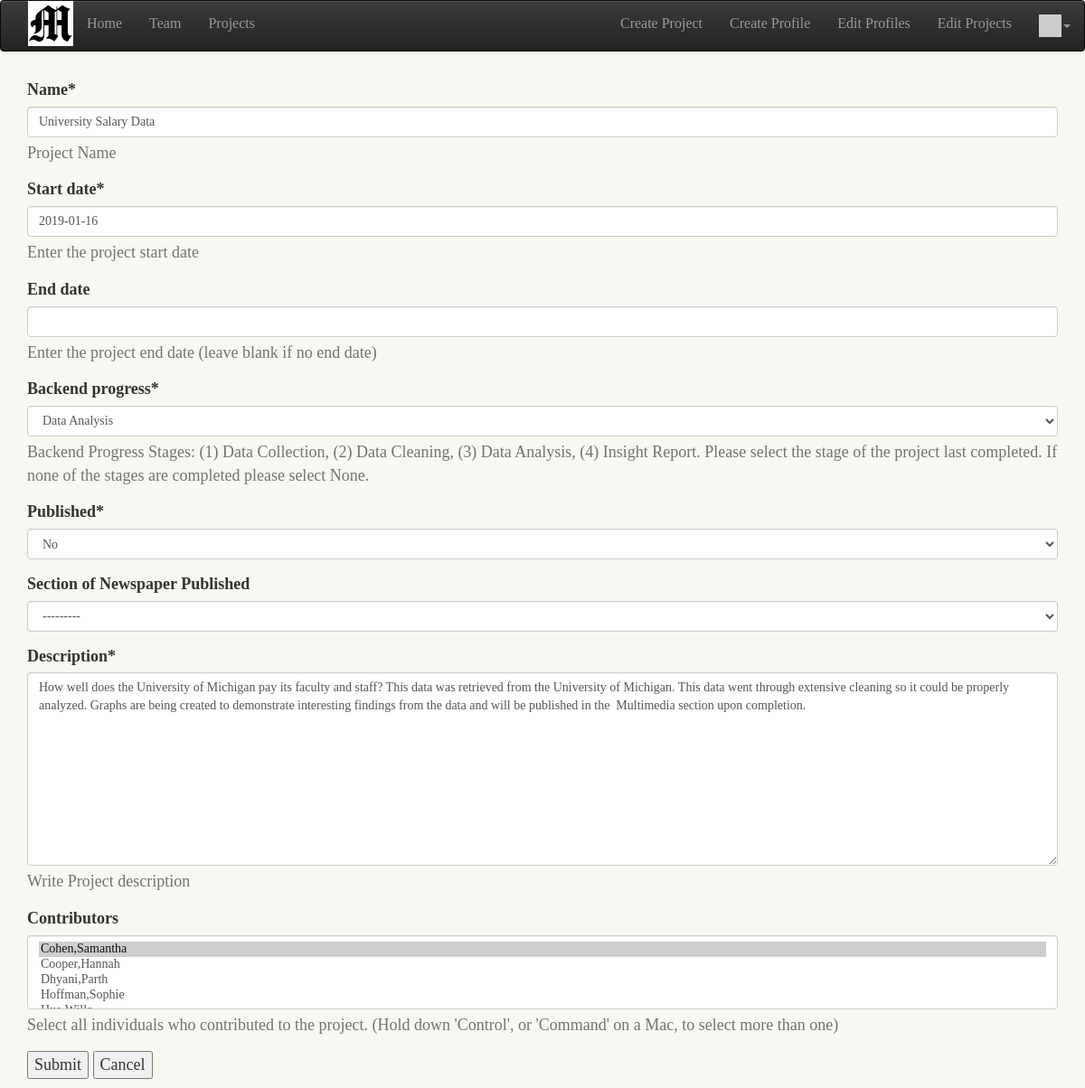
Page /project/2/update (signed in) on the committed database.
### catalog/models.py (models this page shows, shortened)
class Project(models.Model):
    name = models.CharField(max_length = 300, help_text = "Project Name")
    description = models.TextField(max_length = 100000, help_text = "Write Project description")
    start_date = models.DateField(help_text = "Enter the project start date", null = True)
    end_date = models.DateField(help_text = "Enter the project end date (leave blank if no end date)", null = True, blank =True)
    published_choices = (
        ("Yes", "Yes"),
        ("No", "No")
    )
    published = models.CharField(max_length = 3, choices = published_choices, default = 'No')
    section = models.ForeignKey("Section",on_delete=models.SET_NULL, null=True, blank = True, verbose_name= "Section of Newspaper Published")
    peoples = models.ManyToManyField('People', through = 'People_Project', verbose_name = "contributors", help_text = "Select all individuals who contributed to the project. (Hold down 'Control', or 'Command' on a Mac, to select more than one)",  blank = True, default= "None" )
    BACKEND_PROGRESS = (
        ('None', 'None'),
        ('Data Collection', 'Data Collection'),
        ('Data Cleaning', 'Data Cleaning'),
        ('Data Analysis', 'Data Analysis'),
        ('Insight Report', 'Insight Report'),
      )
    backend_progress = models.CharField(max_length = 100, choices = BACKEND_PROGRESS , default = 'None' ,
        help_text = "Backend Progress Stages: (1) Data Collection, (2) Data Cleaning, (3) Data Analysis, (4) Insight Report. Please select the stage of the project last completed. If none of the stages are completed please select None.")
    class Meta:
        ordering = ['start_date', 'end_date']

class Section(models.Model):
    name = models.CharField(max_length = 50,  help_text = "Section", blank = True, null = True, default = "Null")
    def __str__(self):
        return "{}".format(self.name)

### catalog/views.py (the view)
class ProjectUpdateView(LoginRequiredMixin,generic.UpdateView):
    model = Project
    fields = ['name','start_date', 'end_date', 'backend_progress', 'published', 'section', 'description','peoples']
    template_name = "catalog/project_form.html"

### catalog/models.py (called while the page is built)
    def __str__(self):
        return "{},{}".format(self.last_name, self.first_name)

### catalog/templatetags/app_tags.py (called while the page is built)
@register.filter(name='gravatar')
def gravatar(user, size=35):
    email = str(user.email.strip().lower()).encode('utf-8')
    email_hash = md5(email).hexdigest()
    url = "//www.gravatar.com/avatar/{0}?s={1}&d=identicon&r=PG"
    return url.format(email_hash, size)

### catalog/templates/catalog/project_form.html (shortened to what this page needs)
{% extends "base_generic.html" %}
{% load crispy_forms_tags %}
{% block content %}
<p>
  <form action="" method="post">
    {{ form|crispy }}
    <input type="submit" value="Submit">
    <input type="submit" value="Cancel" onclick="window.location.href='{% url 'catalog' %}';return false;">
  </form>
</p>
{% endblock %}

### catalog/templates/base_bootstrap.html (style rules this page uses)
body { font-family: "Fira Sans"; font-style: normal; font-variant: normal; font-weight: 500; font-size: 18px; background-color: #f9f7f1; }
p { font-family: "Fira Sans" font-style: normal; font-variant: normal; font-weight: 400; font-size: 14px; }

### rows in the picture
Project: name "University Salary Data", start_date "2019-01-16", backend_progress "Data Analysis", published "No", section "---------", description "How well does the University of Michigan pay its faculty and staff? This data was retrieved from the University of Michigan. This data went through extensive cleaning so it could be properly analyzed. Graphs are being created to demonstrate interesting findings from the data and will be published in the Multimedia section upon completion."
